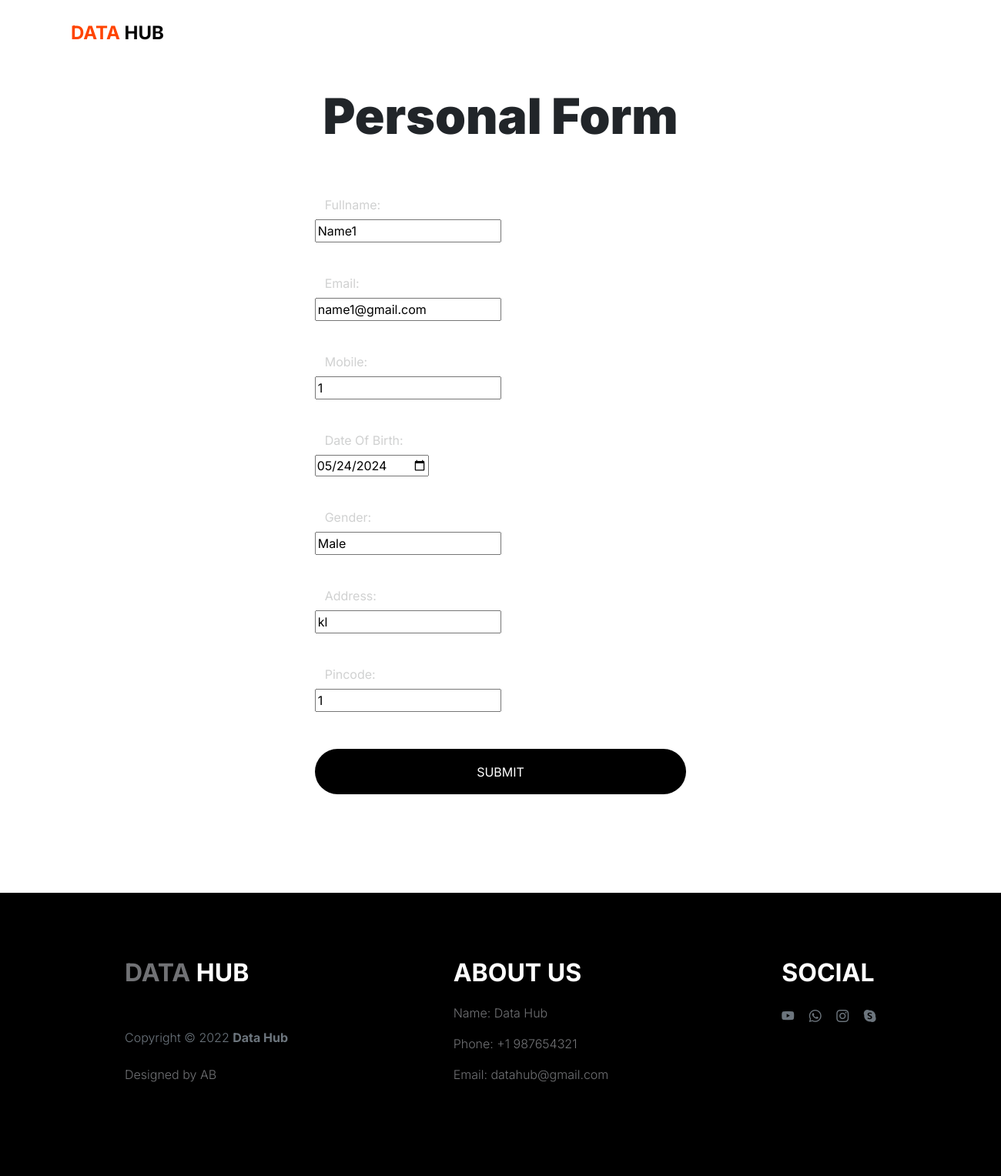
The app's page /edit_personal/9/ (signed in) with its own data.
### app/models.py (models this page shows)
class Personaldetails(models.Model):
    user = models.ForeignKey(User, on_delete=models.CASCADE, null=True, blank=True)
    fullname = models.CharField(max_length=50, default='fullname')
    email = models.EmailField(default='default@example.com')
    mobile = models.IntegerField(default=0)
    dob = models.DateTimeField(default=timezone.now)
    gender = models.CharField(max_length=50, default='gender')
    address = models.CharField(max_length=100, default='address')
    pincode = models.IntegerField(default=0)

### app/views.py (the view, shortened to what this page needs)
# urls.py: path('edit_personal/<int:id>/', views.edit_personal, name='edit_personal'),
@login_required
def edit_personal(request, id):
    z = get_object_or_404(Personaldetails, id=id, user=request.user)
    return render(request, "edit_personal.html", {"personal_detail": z})

### templates/edit_personal.html (shortened to what this page needs)
<!doctype html>
<html lang="en">
{% load static %}
    <head>
        <link href="{% static 'css/bootstrap.min.css' %}" rel="stylesheet">
        <link href="{% static 'css/bootstrap-icons.css' %}" rel="stylesheet">
        <link rel="stylesheet" href="{% static 'css/slick.css' %}"/>
        <link href="{% static 'css/tooplate-little-fashion.css' %}" rel="stylesheet">
    </head>
    <body>
        <main>
            <nav class="navbar navbar-expand-lg">
                <div class="container">
                    <a class="navbar-brand" href="{% url 'index' %}">
                        <strong><span>DATA</span>  HUB</strong>
                    </a>
                </div>
            </nav>
<form method="post">
        <main>
            <section class="sign-in-form section-padding">
                <div class="container">
                    <div class="row">
                        <div class="col-lg-8 mx-auto col-12">
                            <h1 class="hero-title text-center mb-5">Personal Form</h1>
                            <div class="row">
                                <div class="col-lg-8 col-11 mx-auto">
                                    <form role="form" method="post">
                                        <div class="form-floating">
                                            <label for="name1">Fullname:</label><br><br>
        <input type="text" id="name1" name="name1" value="{{ personal_detail.fullname }}"><br>
                                        </div>
                                        <br>
                                        <div class="form-floating">
                                            <label for="name2">Email:</label><br><br>
        <input type="email" id="name2" name="name2" value="{{ personal_detail.email }}"><br>
                                        </div>
                                        <br>
                                        <div class="form-floating">
                                            <label for="name3">Mobile:</label><br><br>
        <input type="text" id="name3" name="name3" value="{{ personal_detail.mobile }}"><br>
                                        </div>
                                        <br>
                                        <div class="form-floating">
                                            <label for="name4">Date Of Birth:</label><br><br>
        <input type="date" id="name4" name="name4" value="{{ personal_detail.dob|date:'Y-m-d' }}"><br>
                                        </div>
                                        <br>
                                        <div class="form-floating">
                                            <label for="name5">Gender:</label><br><br>
        <input type="text" id="name5" name="name5" value="{{ personal_detail.gender }}"><br>
                                        </div>
                                        <br>
                                        <div class="form-floating">
                                            <label for="name6">Address:</label><br><br>
        <input type="text" id="name6" name="name6" value="{{ personal_detail.address }}"><br>
                                        </div>
                                        <br>
                                        <div class="form-floating">
                                            <label for="name7">Pincode:</label><br><br>
        <input type="text" id="name7" name="name7" value="{{ personal_detail.pincode }}"><br>
                                        </div>
                                        <br>
                                        <button type="submit" class="btn custom-btn form-control mt-4 mb-3">
                                            Submit
                                        </button>
                                    </form>
                                </div>
                            </div>
                        </div>
                    </div>
                </div>
            </section>
        </main>
        <footer class="site-footer">
            <div style="margin-left:150px;" class="container">
                <div class="row">
                    <div class="col-lg-3 col-10 me-auto mb-4">
                        <h4 class="text-white mb-3"><a href="{% url 'index' %}">DATA</a> HUB</h4>
                        <p class="copyright-text text-muted mt-lg-5 mb-4 mb-lg-0">Copyright © 2022 <strong>Data Hub</strong></p>
                        <br>
                        <p class="copyright-text">Designed by <a target="_blank">AB</a></p>
                    </div>
                    <div style="margin-left:140px;" class="col-lg-3 col-10 me-auto mb-4">
                        <h4 class="text-white mb-3"><a>ABOUT</a> US</h4>
                        <p class="copyright-text">Name: <a target="_blank">Data Hub</a></p>
                        <p class="copyright-text">Phone: <a target="_blank">+1 987654321</a></p>
                        <p class="copyright-text">Email: <a target="_blank">datahub@gmail.com</a></p>
                    </div>
                    <div style="margin-left:140px;" class="col-lg-3 col-10 me-auto mb-4">
                        <h4 class="text-white mb-3"><a>SOCIAL</a></h4>
                        <ul class="social-icon">
                            <li><a href="https://www.youtube.com/" class="social-icon-link bi-youtube"></a></li>
                            <li><a href="https://www.whatsapp.com/" class="social-icon-link bi-whatsapp"></a></li>
                            <li><a href="https://www.instagram.com/" class="social-icon-link bi-instagram"></a></li>
                            <li><a href="https://www.skype.com/" class="social-icon-link bi-skype"></a></li>
                        </ul>
                    </div>
                </div>
            </div>
        </footer>
</form>
    </body>
</html>

### static/css/tooplate-little-fashion.css (style rules this page uses)
:root { --white-color: #FFFFFF; --primary-color: #FF4400; --section-bg-color: #f0f8ff; --dark-color: #000000; --grey-color: #d0d1d1; --p-color: #717275; --body-font-family: 'Inter', sans-serif; --h5-font-size: 24px; --p-font-size: 20px; --copyright-text-font-size: 16px; --product-link-font-size: 14px; --custom-link-font-size: 12px; --font-weight-thin: 100; --font-weight-light: 300; --font-weight-normal: 400; --font-weight-bold: 700; --font-weight-black: 900; }
body, html { height: 100%; }
html { scroll-behavior: smooth; }
body { background: var(--white-color); font-family: var(--body-font-family); position: relative; }
h2, h3, h4, h5, h6 { color: var(--dark-color); line-height: inherit; }
h1, h2, h3, h4, h5, h6 { font-weight: var(--font-weight-bold); }
h1, h2 { font-weight: var(--font-weight-black); }
h1 { font-size: 64px; line-height: normal; }
h4 { font-size: 32px; }
p { color: var(--p-color); font-size: var(--p-font-size); font-weight: var(--font-weight-light); }
a, button { touch-action: manipulation; transition: all 0.3s; }
a { color: var(--p-color); text-decoration: none; }
b, strong { font-weight: var(--font-weight-bold); }
.custom-btn { background: var(--dark-color); border-radius: 50px; color: var(--white-color); font-size: var(--copyright-text-font-size); text-transform: uppercase; padding: 16.50px 20px; }
.navbar { background: var(--white-color); position: fixed; top: 0; right: 0; left: 0; padding: 25px 0; z-index: 2; will-change: transform; transition: transform 300ms linear; }
.navbar span, h2 span, h4 span { color: var(--primary-color); }
.navbar-brand { color: var(--dark-color); font-size: 24px; font-weight: var(--font-weight-light); margin: 0; padding: 0; }
section { content-visibility: auto; contain-intrinsic-size: 700px; }
.section-padding { padding-top: 7rem; padding-bottom: 7rem; }
.form-floating>label { color: var(--grey-color); font-weight: var(--font-weight-normal); }
.site-footer { background: var(--dark-color); padding-top: 5rem; padding-bottom: 5rem; }
.site-footer .social-icon-link { margin-top: 4px; }
.copyright-text { font-size: var(--copyright-text-font-size); }
.social-icon { margin: 0; padding: 0; }
.social-icon li { list-style: none; display: inline-block; vertical-align: top; }
.social-icon-link { color: #6c757d; font-size: 1rem; display: inline-block; vertical-align: top; margin-bottom: 4px; margin-right: 15px; }

### records on screen
Personaldetails: name1 "Name1", name2 "name1@gmail.com", name3 "1", name4 "05/24/2024", name5 "Male", name6 "kl", name7 "1"
